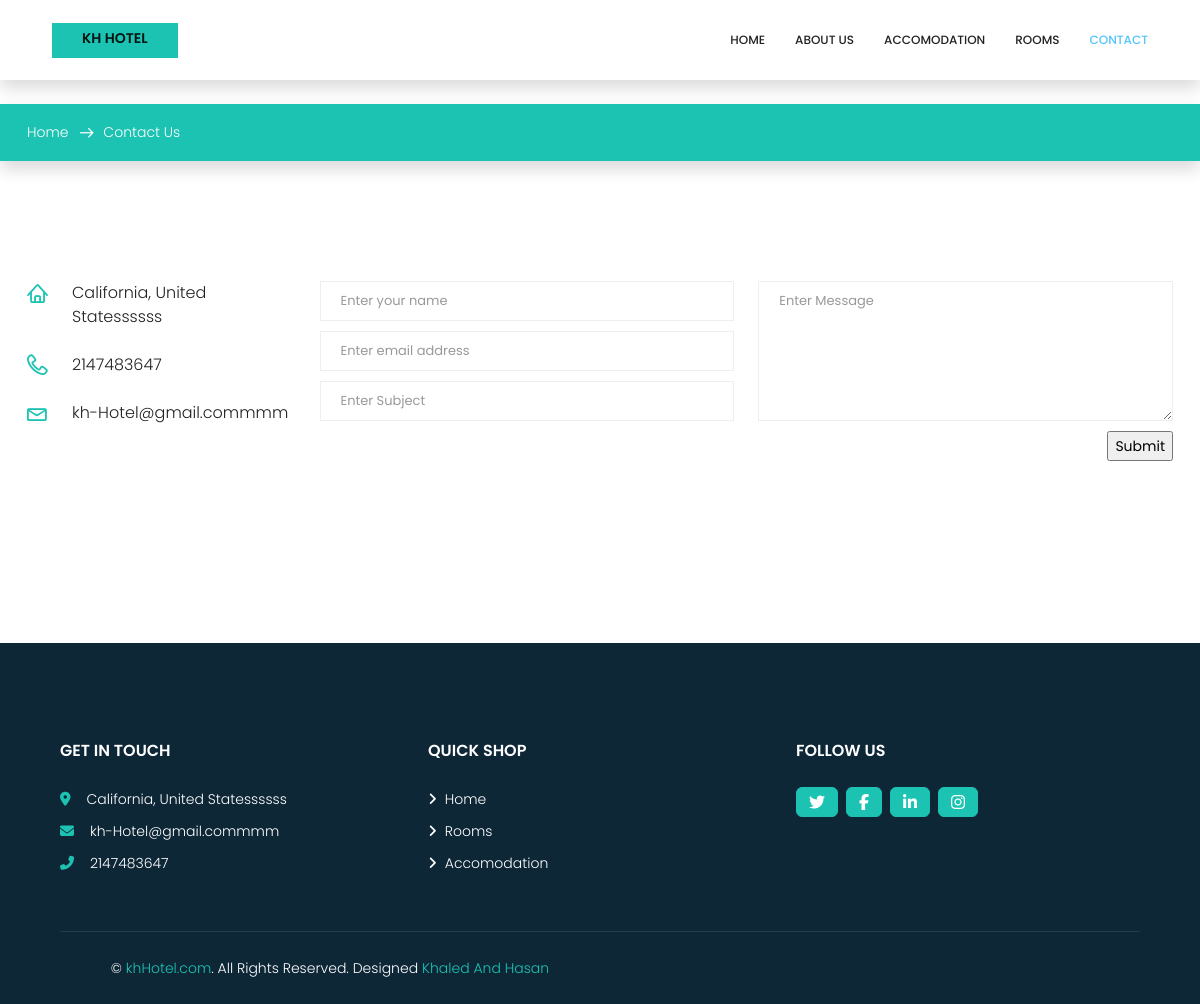
Screenshot of /hotel/contact.php with the database file from the repository.
### tables this page shows
CREATE TABLE `footer` (
  `footer_id` int(10) UNSIGNED NOT NULL,
  `address` varchar(255) NOT NULL,
  `email` varchar(255) NOT NULL,
  `phone_number` int(25) NOT NULL
);

### hotel/contact.php (the view, shortened to what this page needs)
<?php
require('common/header.php');
?>
<?php
require('../connect.php');
$sql_footer = "SELECT * from footer";
$result_footer = $conn->query($sql_footer);
$footer = $result_footer->fetch_all(MYSQLI_ASSOC);
?>
<body>
    <?php require('common/navbar.php'); ?>
    <section class="breadcrumb_area mt-4 shadow">
        <div class="container">
            <ol class="breadcrumb mt-3">
                <li><a href="index.php">Home</a></li>
                <li class="active">Contact Us</li>
            </ol>
        </div>
    </section>
    <section class="contact_area section_gap">
        <div class="container">
            <div class="row">
                <div class="col-md-3">
                    <div class="contact_info">
                        <div class="info_item mb-4">
                            <i class="lnr lnr-home"></i>
                            <h6><?php echo $footer[0]['address'] ?></h6>
                        </div>
                        <div class="info_item mb-4">
                            <i class="lnr lnr-phone-handset"></i>
                            <h6><a href="#"><?php echo $footer[0]['phone_number'] ?></a></h6>
                        </div>
                        <div class="info_item mb-4">
                            <i class="lnr lnr-envelope"></i>
                            <h6><a href="#"><?php echo $footer[0]['email'] ?></a></h6>
                        </div>
                    </div>
                </div>
                <div class="col-md-9">
                    <form class="row contact_form" action="" method="post">
                        <div class="col-md-6">
                            <div class="form-group">
                                <input type="text" class="form-control" name="name" placeholder="Enter your name" required>
                            </div>
                            <div class="form-group">
                                <input type="email" class="form-control" name="email" placeholder="Enter email address" required>
                            </div>
                            <div class="form-group">
                                <input type="text" class="form-control" name="subject" placeholder="Enter Subject" required>
                            </div>
                        </div>
                        <div class="col-md-6">
                            <div class="form-group">
                                <textarea class="form-control" name="message" rows="1" placeholder="Enter Message" required></textarea>
                            </div>
                        </div>
                        <div class="col-md-12 text-right">
                            <input type="submit">
                        </div>
                    </form>
                </div>
            </div>
        </div>
    </section>
    <?php require('common/footer.php'); ?>
</body>
</html>

### hotel/common/footer.php
<div class="container-fluid  mt-5 pt-5" style="background-color: #0e2737;">
    <div class="row px-xl-5 pt-5">
        <div class="col-lg-4 col-md-12 mb-5 pr-3 pr-xl-5" style="color: white !important;">
            <h5 class=" text-uppercase mb-4">Get In Touch</h5>
            <p class="mb-2"><i class="fa fa-map-marker-alt text-primary mr-3"></i><?php echo $footer[0]['address'] ?></p>
            <p class="mb-2"><i class="fa fa-envelope text-primary mr-3"></i><?php echo $footer[0]['email'] ?></p>
            <p class="mb-0"><i class="fa fa-phone-alt text-primary mr-3"></i><?php echo $footer[0]['phone_number'] ?></p>
        </div>
        <div class="col-lg-4 col-md-4 mb-5" style="color: white !important;">
            <h5 class="text-white text-uppercase mb-4">Quick Shop</h5>
            <div class="d-flex flex-column justify-content-start">
                <a class="text-white mb-2" href="index.php"><i class="fa fa-angle-right mr-2"></i>Home</a>
                <a class="text-white mb-2" href="rooms.php"><i class="fa fa-angle-right mr-2"></i>Rooms</a>
                <a class="text-white mb-2" href="accomodation.php"><i class="fa fa-angle-right mr-2"></i>Accomodation</a>
            </div>
        </div>
        <div class="col-lg-4 col-md-4 mb-5 " style="color: white !important;">
            <h5 class="text-white text-uppercase mb-4">Follow Us</h5>
            <div class="d-flex align-items-right">
                <a class="btn btn-primary btn-square mr-2 text-right" href="#"><i class="fab fa-twitter"></i></a>
                <a class="btn btn-primary btn-square mr-2 text-right" href="#"><i class="fab fa-facebook-f"></i></a>
                <a class="btn btn-primary btn-square mr-2 text-right" href="#"><i class="fab fa-linkedin-in"></i></a>
                <a class="btn btn-primary btn-square text-right" href="#"><i class="fab fa-instagram"></i></a>
            </div>
        </div>
    </div>
    <div class="row border-top mx-xl-5 py-4" style="border-color: rgba(256, 256, 256, .1) !important;">
        <div class="col-md-6 px-xl-0">
            <p class="mb-md-0 text-center text-md-left text-white">
                &copy; <a class="text-primary" href="#">khHotel.com</a>. All Rights Reserved. Designed
                <span class="text-primary">Khaled And Hasan</span>
            </p>
        </div>
    </div>
</div>

### hotel/css/style.css (style rules this page uses)
a { text-decoration: none; -webkit-transition: all 0.3s ease-in-out; -o-transition: all 0.3s ease-in-out; transition: all 0.3s ease-in-out; }
body { line-height: 24px; font-size: 14px; font-family: "Poppins", sans-serif; font-weight: 300; color: #0e2737; }
section { background: #fff; }
h1, h2, h3, h4, h5, h6 { font-family: "Poppins", sans-serif; font-weight: 600; }
@media (min-width: 1200px) { .container { max-width: 1170px; } }
.section_gap { padding: 120px 0; }
.breadcrumb_area { position: relative; background: #1cc3b2; z-index: 1; overflow: hidden; }
.breadcrumb { text-align: center; background: transparent; padding: 0px; display: inline-block; }
.breadcrumb li { display: inline-block; color: #fff; }
.breadcrumb li a { color: #fff; }
.breadcrumb li+li:before { content: "\e87a"; font-family: 'Linearicons-Free'; font-size: 14px; font-weight: 600; vertical-align: middle; margin: 0px 10px 0px 7px; }
.contact_info .info_item { position: relative; padding-left: 45px; }
.contact_info .info_item i { position: absolute; left: 0; top: 0; font-size: 20px; line-height: 24px; color: #1cc3b2; font-weight: 600; }
.contact_info .info_item h6 { font-size: 16px; line-height: 24px; color: #222222; font-weight: 300; margin-bottom: 0px; }
.contact_info .info_item h6 a { color: #222222; }
.contact_form .form-group { margin-bottom: 10px; }
.contact_form .form-group .form-control { font-size: 13px; line-height: 26px; color: #999; border: 1px solid #eeeeee; font-family: "Poppins", sans-serif; border-radius: 0px; padding-left: 20px; }
.contact_form .form-group textarea.form-control { height: 140px; }
h5 { font-size: 16px; }
h6 { font-size: 14px; }
h1, h2, h3, h4, h5, h6 { line-height: 1.5em; }

### rows the page displays
footer: address "California, United Statessssss", phone_number "2147483647", email "kh-Hotel@gmail.commmm"
